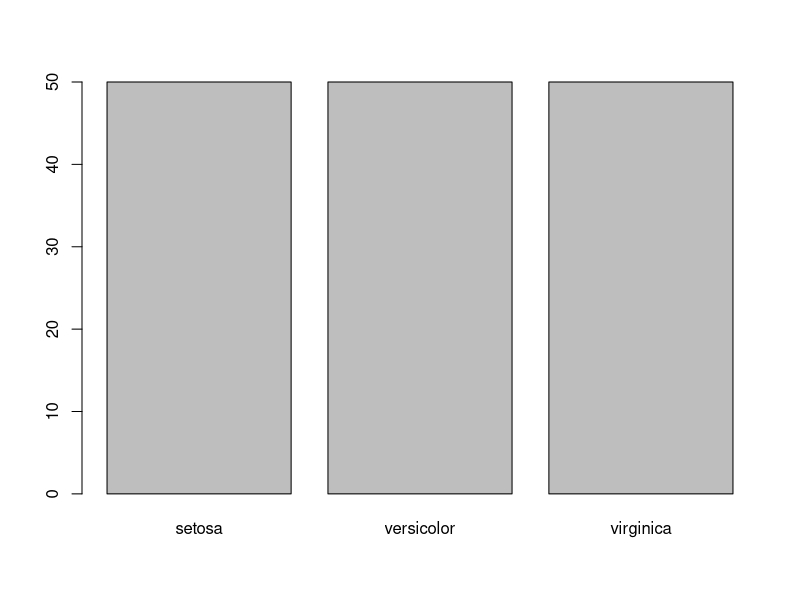
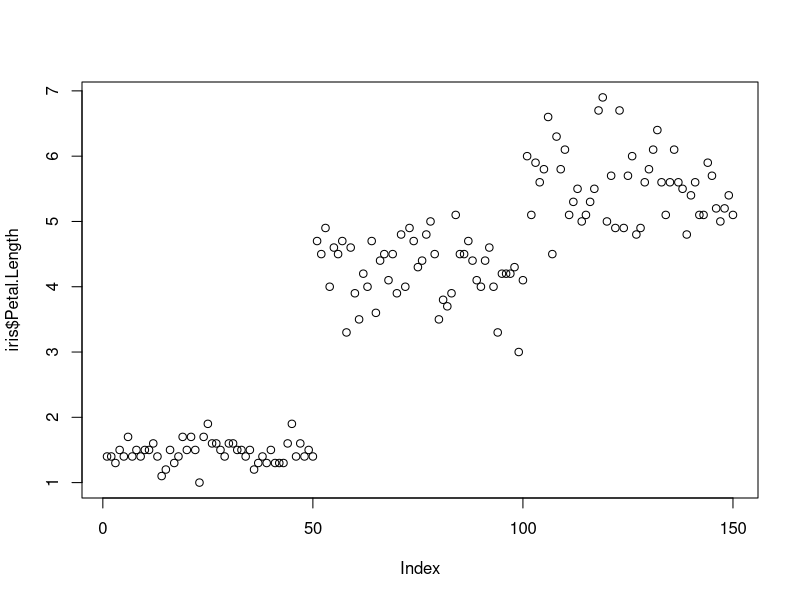
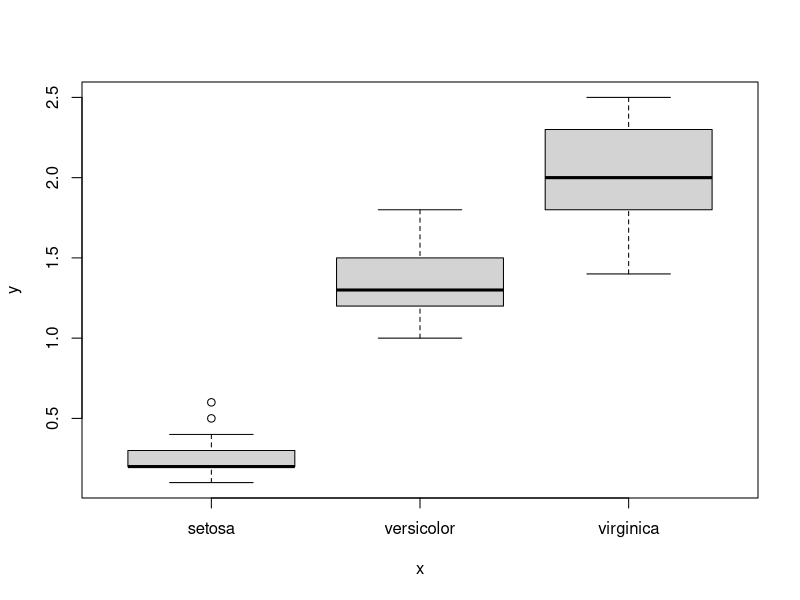
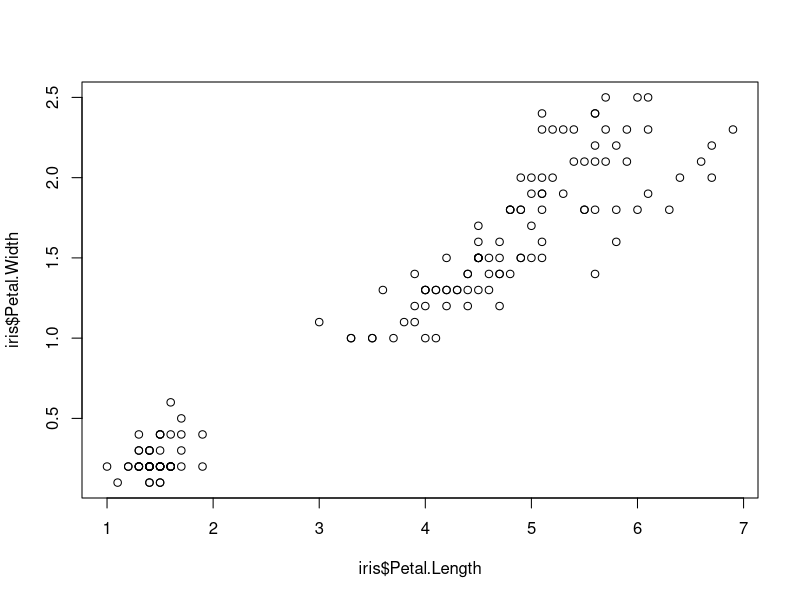
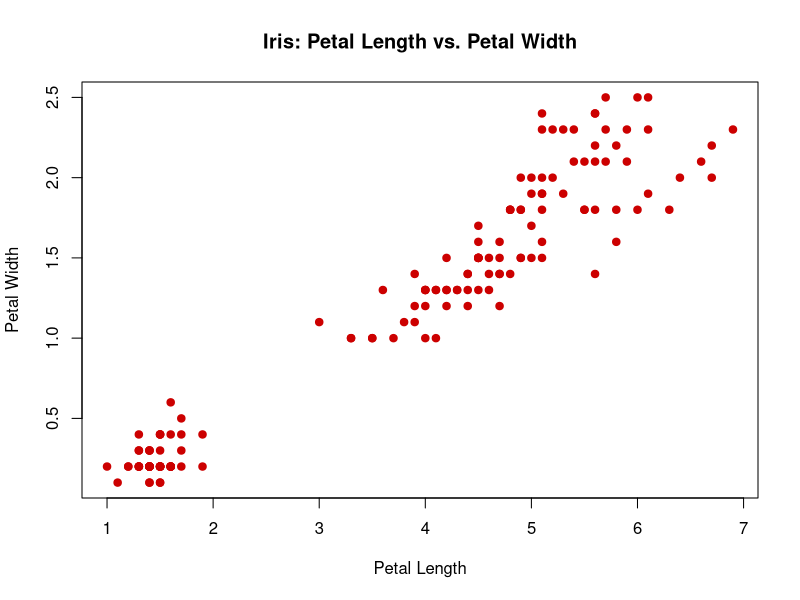
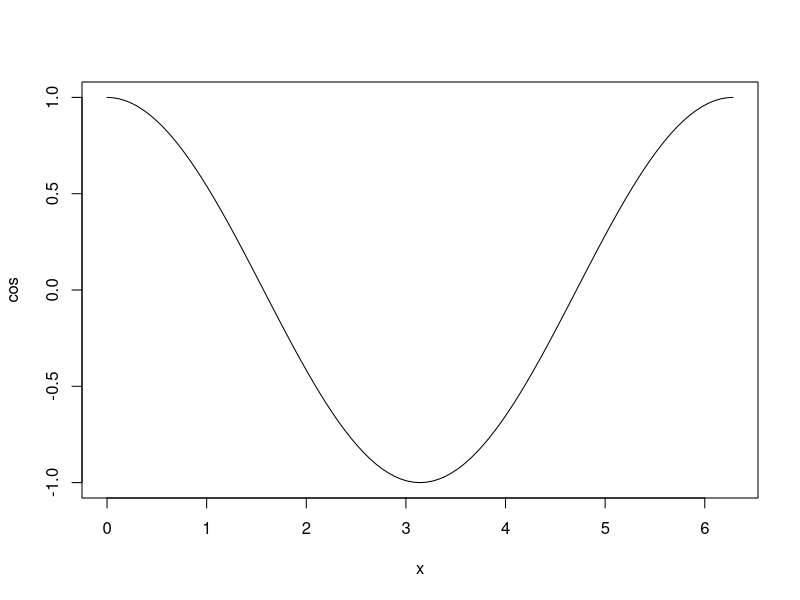
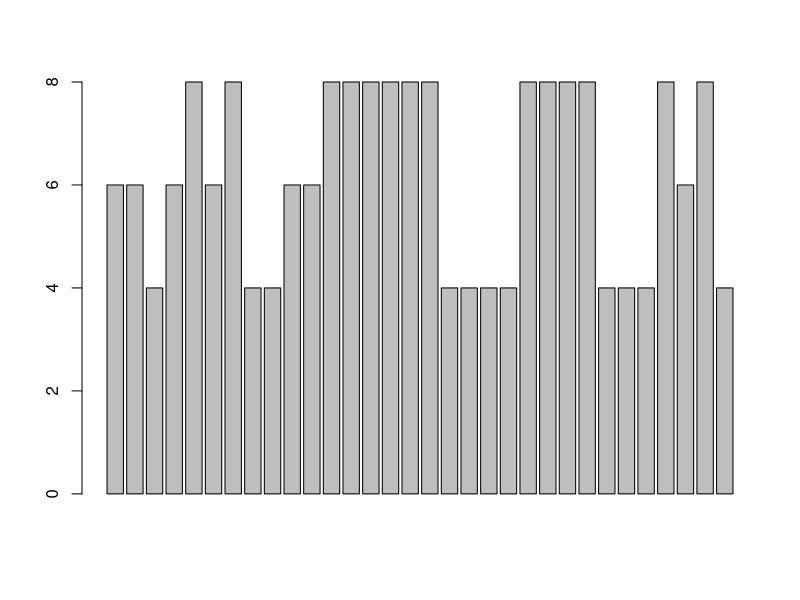
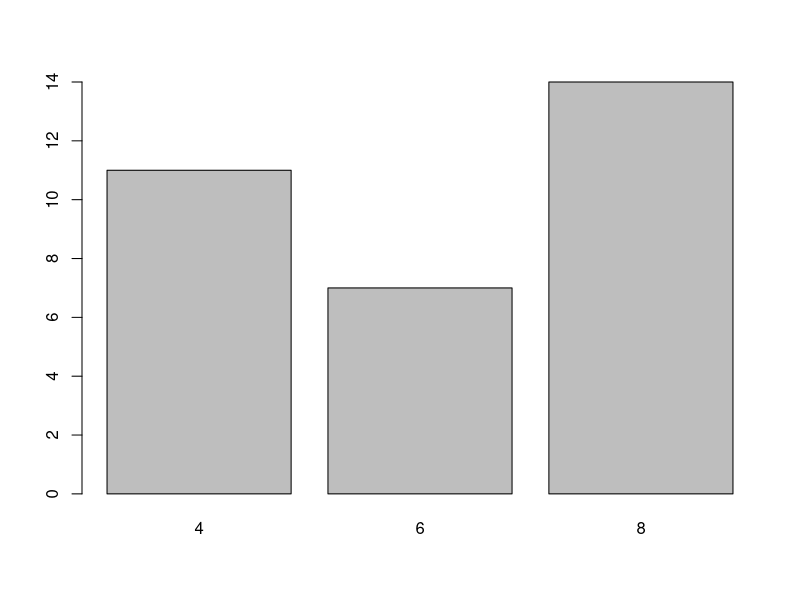

Here is the R script that generated these plots, in order:
#install.packages("name") # This one installs new packages
library(datasets) # This one imports the packages without a confirmation message
#require(datasets) # This one imports the packages, with a confirmation message
head(iris) # Checks the first rows of the dataset iris

#?plot # This one provides help, ?, and you provide what you want help with after ?
plot(iris$Species) # From the dataset iris, use the variable Species
plot(iris$Petal.Length) # From the dataset iris, use the variable Petal
plot(iris$Species, iris$Petal.Width) # Cuantitative and qualitative variables in x,y
plot(iris$Petal.Length, iris$Petal.Width) # Scatter plot
#plot with options
plot(iris$Petal.Length, iris$Petal.Width,
     col = "#cc0000", #Hex code for datalab.cc red
     pch = 19,        # Use solid circles for points
     main = "Iris: Petal Length vs. Petal Width", # title
     xlab = "Petal Length",
     ylab = "Petal Width")

plot(cos, 0 , 2*pi) # We can pass formulas

# Bar Charts
head(mtcars)
barplot(mtcars$cyl) # You would expect this to get, from the dataset mtcars, 
# the variable cyl, and graph it using br charts. 
# But to get good results, you should get a table with frequencies for each category
cylinders <- table(mtcars$cyl) # Create a table named cylinders
barplot(cylinders)
plot(cylinders)